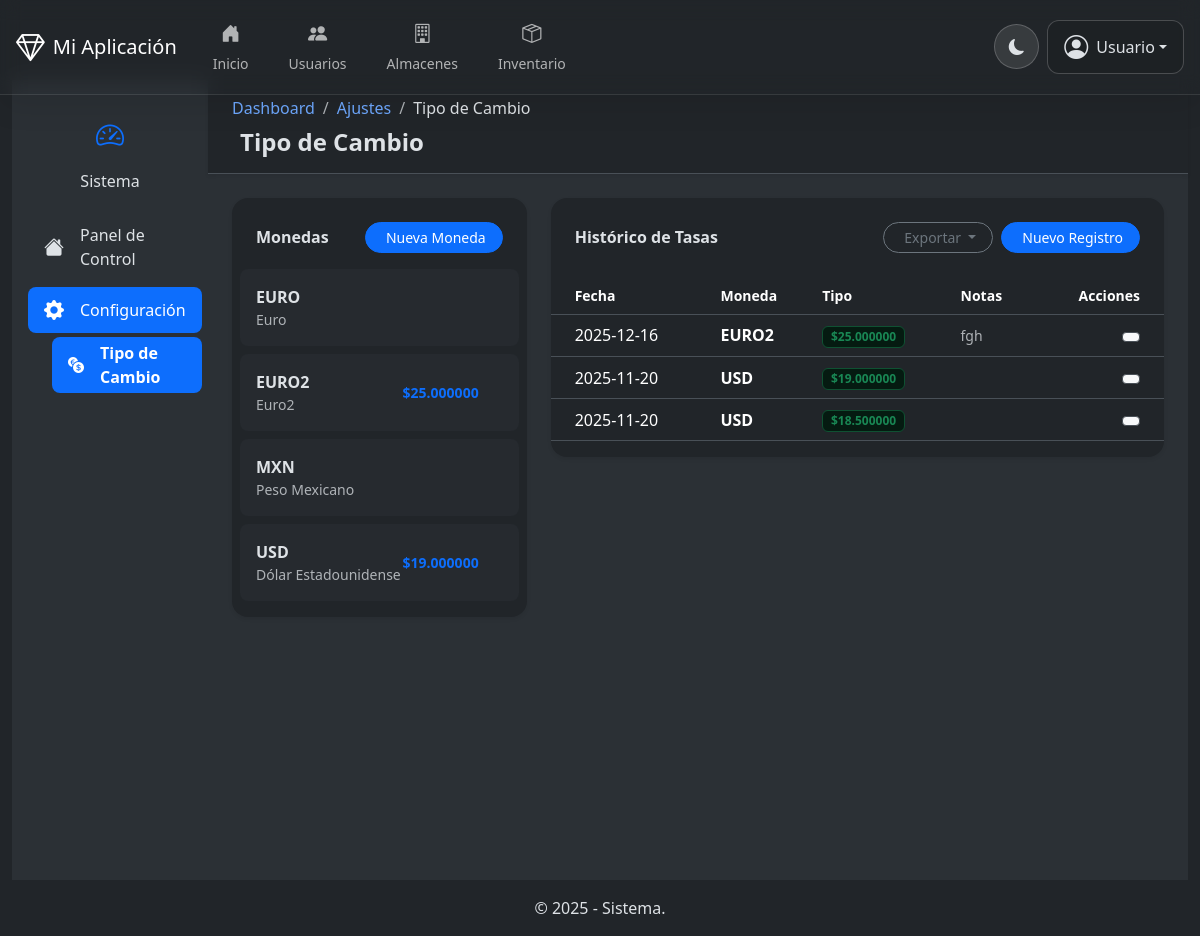
The page /exchange_rates (signed in) on the database as committed earlier.
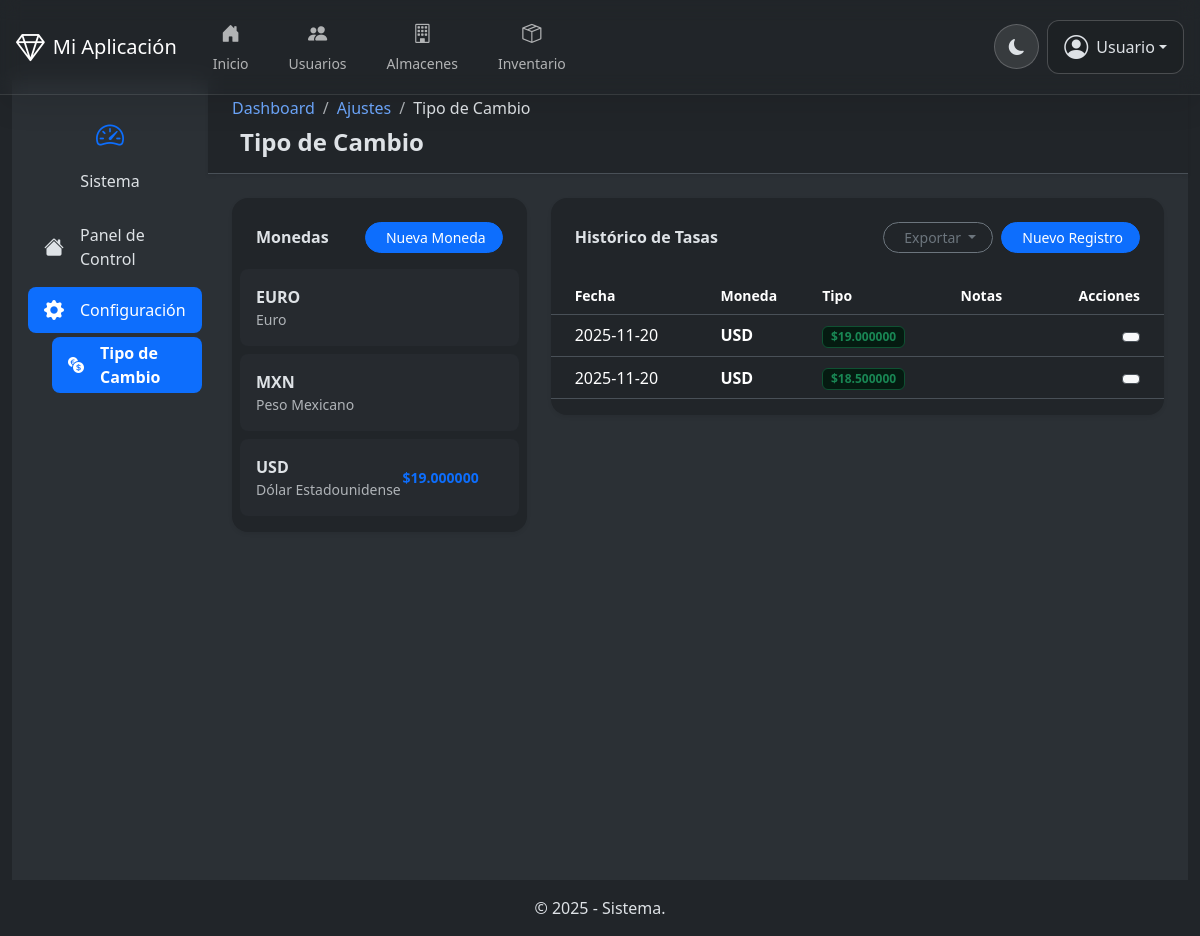
The same page on the database as committed later.
### tables this page shows
CREATE TABLE `currencies` (
  `currency_id` int(11) NOT NULL,
  `currency_code` varchar(10) NOT NULL,
  `currency_name` varchar(100) NOT NULL,
  `country` varchar(100) NOT NULL,
  `created_at` timestamp NOT NULL DEFAULT current_timestamp()
);

CREATE TABLE `exchange_rates` (
  `rate_id` int(11) NOT NULL,
  `currency_id` int(11) NOT NULL,
  `rate` decimal(20,6) NOT NULL,
  `rate_date` date NOT NULL,
  `notes` text DEFAULT NULL,
  `created_at` timestamp NOT NULL DEFAULT current_timestamp()
);

### models/Database.php (called while the page is built, shortened)
<?php
class Database {
    private $connection;
    public function __construct() {
        try {
            $dsn = "mysql:host=" . DB_HOST . ";dbname=" . DB_NAME . ";charset=utf8mb4";
            $this->connection = new PDO($dsn, DB_USER, DB_PASS);
            $this->connection->setAttribute(PDO::ATTR_ERRMODE, PDO::ERRMODE_EXCEPTION);
        } catch (PDOException $e) {
            die("Fallo en la conexión a la base de datos: " . $e->getMessage());
        }
    }
    public function getConnection() {
        return $this->connection;
    }
}

### controllers/ExchangeRatesController.php (called while the page is built)
<?php
require_once __DIR__ . '/../models/ExchangeRateModel.php';
class ExchangeRatesController
{
    private $model;
    public function __construct($pdo = null)
    {
        $this->model = new ExchangeRateModel($pdo);
    }
    public function getViewData(): array
    {
        $currencies = $this->model->getCurrencies();
        $lastRates  = $this->model->getLastRates();
        $rates      = $this->model->getRates(500);
        return [
            'currencies' => $currencies,
            'lastRates'  => $lastRates,
            'rates'      => $rates
        ];
    }
}

### models/ExchangeRateModel.php (called while the page is built, shortened)
<?php
require_once __DIR__ . '/Database.php';
class ExchangeRateModel
{
    private $pdo;
    public function __construct(?PDO $pdo = null)
    {
        if ($pdo instanceof PDO) {
            $this->pdo = $pdo;
        } else {
            $this->pdo = (new Database())->getConnection();
        }
    }
    public function getCurrencies(): array
    {
        $stmt = $this->pdo->query("SELECT currency_id, currency_code, currency_name, country FROM currencies ORDER BY currency_code");
        return $stmt->fetchAll(PDO::FETCH_ASSOC);
    }
    public function getRates(int $limit = 500): array
    {
        $stmt = $this->pdo->prepare("
            SELECT er.rate_id, er.currency_id, er.rate, er.rate_date, er.notes, er.created_at, c.currency_code, c.currency_name
            FROM exchange_rates er
            JOIN currencies c ON c.currency_id = er.currency_id
            ORDER BY er.rate_date DESC, er.created_at DESC
            LIMIT :limit
        ");
        $stmt->bindValue(':limit', $limit, PDO::PARAM_INT);
        $stmt->execute();
        return $stmt->fetchAll(PDO::FETCH_ASSOC);
    }
    public function getLastRates(): array
    {
        $stmt = $this->pdo->prepare("
            SELECT er.currency_id, er.rate, er.rate_date, er.created_at
            FROM exchange_rates er
            JOIN (
              SELECT currency_id, MAX(created_at) AS max_created
              FROM exchange_rates
              GROUP BY currency_id
            ) grouped ON grouped.currency_id = er.currency_id AND grouped.max_created = er.created_at
        ");
        $stmt->execute();
        $rows = $stmt->fetchAll(PDO::FETCH_ASSOC);
        $out = [];
        foreach ($rows as $r) $out[$r['currency_id']] = $r;
        return $out;
    }
}

### views/pages/exchange_rates.php (the view, shortened to what the rows shown need)
<?php
require_once __DIR__ . '/../../controllers/ExchangeRatesController.php';
$userLevel = $_SESSION['user']['level_user'] ?? 3;
$canDel    = ($userLevel == 1);
$controller = new ExchangeRatesController();
$data = $controller->getViewData();
$currencies = $data['currencies'];
$lastRates  = $data['lastRates'];
$rates      = $data['rates'];
?>
<div class="container-fluid m-0 p-0 min-vh-100 bg-body-tertiary" data-bs-theme="auto">
  <div class="row g-0">
    <main class="col-12 col-md-10">
      <div class="container-fluid px-4 py-4">
        <div class="row g-4">
          <div class="col-lg-4">
            <div class="card border-0 shadow-sm rounded-4 bg-body">
              <div class="card-body p-2">
                <ul id="currencies-list" class="list-group list-group-flush">
                  <?php if (!empty($currencies)): ?>
                    <?php foreach ($currencies as $c): ?>
                      <li class="list-group-item bg-transparent border-0 d-flex justify-content-between align-items-center p-3 mb-2 rounded-3 bg-body-secondary bg-opacity-25">
                        <div>
                          <strong class="text-body"><?= htmlspecialchars($c['currency_code']) ?></strong>
                          <div class="small text-muted"><?= htmlspecialchars($c['currency_name']) ?></div>
                        </div>
                        <div class="d-flex align-items-center">
                          <?php if (!empty($lastRates[$c['currency_id']])): ?>
                            <div class="text-end me-2 small">
                              <div class="fw-bold text-primary">$<?= number_format($lastRates[$c['currency_id']]['rate'], 6) ?></div>
                            </div>
                          <?php endif; ?>
                          <?php if ($canDel): ?>
                            <button class="btn btn-sm btn-outline-danger border-0 btn-delete-currency" data-id="<?= $c['currency_id'] ?>">
                            </button>
                          <?php endif; ?>
                        </div>
                      </li>
                    <?php endforeach; ?>
                  <?php else: ?>
                    <li class="list-group-item bg-transparent text-muted small">No hay monedas registradas.</li>
                  <?php endif; ?>
                </ul>
              </div>
            </div>
          </div>
          <div class="col-lg-8">
            <div class="card border-0 shadow-sm rounded-4 bg-body">
              <div class="card-body px-0">
                <div class="table-responsive">
                  <table class="table table-hover align-middle mb-0">
                    <thead class="bg-body-secondary text-muted small">
                      <tr>
                        <th class="ps-4">Fecha</th>
                        <th>Moneda</th>
                        <th>Tipo</th>
                        <th>Notas</th>
                        <th class="text-end pe-4">Acciones</th>
                      </tr>
                    </thead>
                    <tbody id="rates-tbody" class="text-body">
                      <?php if (!empty($rates)): ?>
                        <?php foreach ($rates as $r): ?>
                          <tr>
                            <td class="ps-4"><?= htmlspecialchars($r['rate_date']) ?></td>
                            <td><strong><?= htmlspecialchars($r['currency_code']) ?></strong></td>
                            <td><span class="badge bg-success-subtle text-success border border-success-subtle">$<?= number_format($r['rate'], 6) ?></span></td>
                            <td class="small text-muted"><?= htmlspecialchars($r['notes']) ?></td>
                            <td class="text-end pe-4">
                              <?php if ($canDel): ?>
                                <button class="btn btn-sm btn-light text-danger border btn-delete-rate" data-id="<?= $r['rate_id'] ?>">
                                </button>
                              <?php else: ?>
                                <i class="fas fa-lock text-muted small"></i>
                              <?php endif; ?>
                            </td>
                          </tr>
                        <?php endforeach; ?>
                      <?php else: ?>
                        <tr><td colspan="5" class="text-center text-muted py-5">No hay registros de tipo de cambio.</td></tr>
                      <?php endif; ?>
                    </tbody>
                  </table>
                </div>
              </div>
            </div>
          </div>
        </div>
      </div>
    </main>
  </div>
</div>
<?php
include __DIR__ . '/../partials/layouts/navbar.php';
?>

Rows that differ between the two databases and show on the page:
removed currencies: currency_code "EURO2", currency_name "Euro2", rate "25.000000"
removed exchange_rates: rate_date "2025-12-16", currency.currency_code "EURO2", rate "25.000000", notes "fgh"
